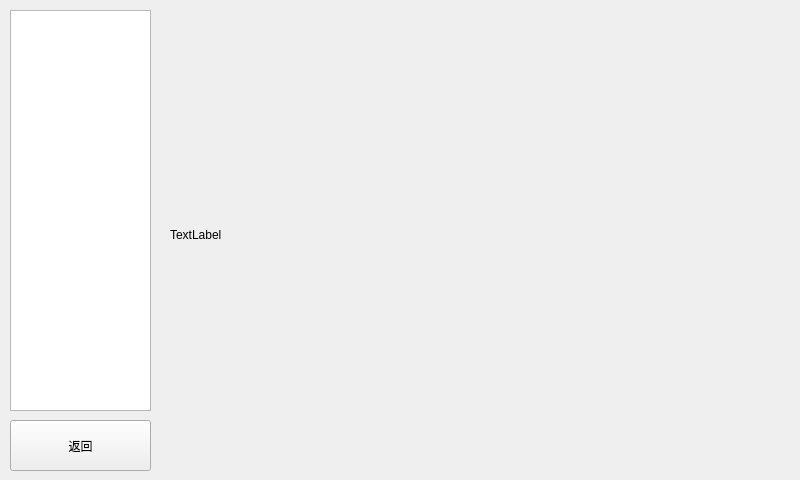
<?xml version="1.0" encoding="UTF-8"?>
<ui version="4.0">
 <class>photoview</class>
 <widget class="QMainWindow" name="photoview">
  <property name="geometry">
   <rect>
    <x>0</x>
    <y>0</y>
    <width>800</width>
    <height>480</height>
   </rect>
  </property>
  <property name="windowTitle">
   <string>MainWindow</string>
  </property>
  <widget class="QWidget" name="centralwidget">
   <widget class="QListWidget" name="listWidget">
    <property name="geometry">
     <rect>
      <x>10</x>
      <y>10</y>
      <width>141</width>
      <height>401</height>
     </rect>
    </property>
   </widget>
   <widget class="QLabel" name="label">
    <property name="geometry">
     <rect>
      <x>170</x>
      <y>10</y>
      <width>610</width>
      <height>450</height>
     </rect>
    </property>
    <property name="text">
     <string>TextLabel</string>
    </property>
   </widget>
   <widget class="QPushButton" name="pushButton">
    <property name="geometry">
     <rect>
      <x>10</x>
      <y>420</y>
      <width>141</width>
      <height>51</height>
     </rect>
    </property>
    <property name="text">
     <string>返回</string>
    </property>
   </widget>
  </widget>
 </widget>
 <resources/>
 <connections/>
</ui>
